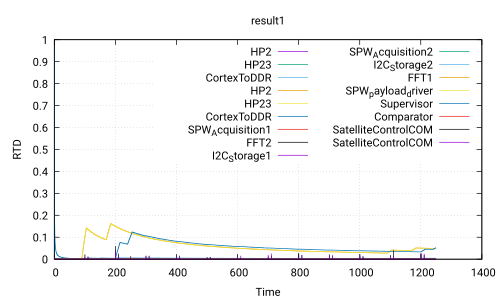

Write the gnuplot code that produced this figure.
 set title 'result1'
 set ylabel 'RTD'
 set xlabel 'Time'
 set grid
 set term pdf
 set output 'Use_case_DoubleCamera_Safety.ATIPPIC.executable240.0_80.0.pdf'
 plot 'Use_case_DoubleCamera_Safety.ATIPPIC.executable240.0_80.0.csv' using 1:2 with lines title 'HP2','Use_case_DoubleCamera_Safety.ATIPPIC.executable240.0_80.0.csv' using 1:3 with lines title 'HP23','Use_case_DoubleCamera_Safety.ATIPPIC.executable240.0_80.0.csv' using 1:4 with lines title 'CortexToDDR','Use_case_DoubleCamera_Safety.ATIPPIC.executable240.0_80.0.csv' using 1:5 with lines title 'HP2','Use_case_DoubleCamera_Safety.ATIPPIC.executable240.0_80.0.csv' using 1:6 with lines title 'HP23','Use_case_DoubleCamera_Safety.ATIPPIC.executable240.0_80.0.csv' using 1:7 with lines title 'CortexToDDR','Use_case_DoubleCamera_Safety.ATIPPIC.executable240.0_80.0.csv' using 1:8 with lines title 'SPW_Acquisition1','Use_case_DoubleCamera_Safety.ATIPPIC.executable240.0_80.0.csv' using 1:9 with lines title 'FFT2','Use_case_DoubleCamera_Safety.ATIPPIC.executable240.0_80.0.csv' using 1:10 with lines title 'I2C_Storage1','Use_case_DoubleCamera_Safety.ATIPPIC.executable240.0_80.0.csv' using 1:11 with lines title 'SPW_Acquisition2','Use_case_DoubleCamera_Safety.ATIPPIC.executable240.0_80.0.csv' using 1:12 with lines title 'I2C_Storage2','Use_case_DoubleCamera_Safety.ATIPPIC.executable240.0_80.0.csv' using 1:13 with lines title 'FFT1','Use_case_DoubleCamera_Safety.ATIPPIC.executable240.0_80.0.csv' using 1:14 with lines title 'SPW_payload_driver','Use_case_DoubleCamera_Safety.ATIPPIC.executable240.0_80.0.csv' using 1:15 with lines title 'Supervisor','Use_case_DoubleCamera_Safety.ATIPPIC.executable240.0_80.0.csv' using 1:16 with lines title 'Comparator','Use_case_DoubleCamera_Safety.ATIPPIC.executable240.0_80.0.csv' using 1:17 with lines title 'SatelliteControlCOM','Use_case_DoubleCamera_Safety.ATIPPIC.executable240.0_80.0.csv' using 1:18 with lines title 'SatelliteControlCOM'
